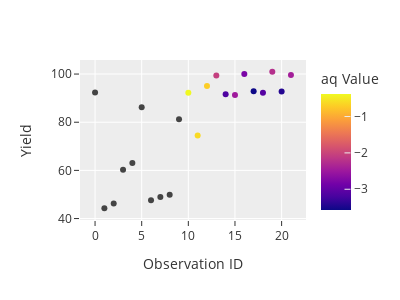

The cell this chart's notebook holds for it:
### Code cell
fig = px.scatter(campaign.data, x=campaign.data.index, y='Yield', color='aq Value')
fig.update_layout(height=300, width=400, template='ggplot2')

### Figure 1 — Plotly figure (JSON) as saved in the notebook; plotly's stock layout.template omitted (floating-point values rounded to 4 significant figures)
{"data": [{"hovertemplate": "Observation ID=%{x}<br>Yield=%{y}<br>aq Value=%{marker.color}<extra></extra>", "legendgroup": "", "marker": {"color": [null, null, null, null, null, null, null, null, null, null, -0.3803, -0.6121, -0.7096, -2.057, -3.152, -2.473, -2.798, -3.57, -3.088, -2.246, -3.427, -2.43], "coloraxis": "coloraxis", "symbol": "circle"}, "mode": "markers", "name": "", "orientation": "v", "showlegend": false, "type": "scatter", "x": [0, 1, 2, 3, 4, 5, 6, 7, 8, 9, 10, 11, 12, 13, 14, 15, 16, 17, 18, 19, 20, 21], "xaxis": "x", "y": [92.34, 44.28, 46.27, 60.29, 63.08, 86.2, 47.63, 48.97, 49.88, 81.23, 92.2, 74.5, 95.0, 99.36, 91.61, 91.31, 100.0, 92.89, 92.24, 101.0, 92.77, 99.65], "yaxis": "y"}], "layout": {"coloraxis": {"colorbar": {"title": {"text": "aq Value"}}, "colorscale": [[0, "#0d0887"], [0.1111, "#46039f"], [0.2222, "#7201a8"], [0.3333, "#9c179e"], [0.4444, "#bd3786"], [0.5556, "#d8576b"], [0.6667, "#ed7953"], [0.7778, "#fb9f3a"], [0.8889, "#fdca26"], [1, "#f0f921"]]}, "height": 300, "legend": {"tracegroupgap": 0}, "margin": {"t": 60}, "width": 400, "xaxis": {"anchor": "y", "domain": [0, 1], "title": {"text": "Observation ID"}}, "yaxis": {"anchor": "x", "domain": [0, 1], "title": {"text": "Yield"}}}}
